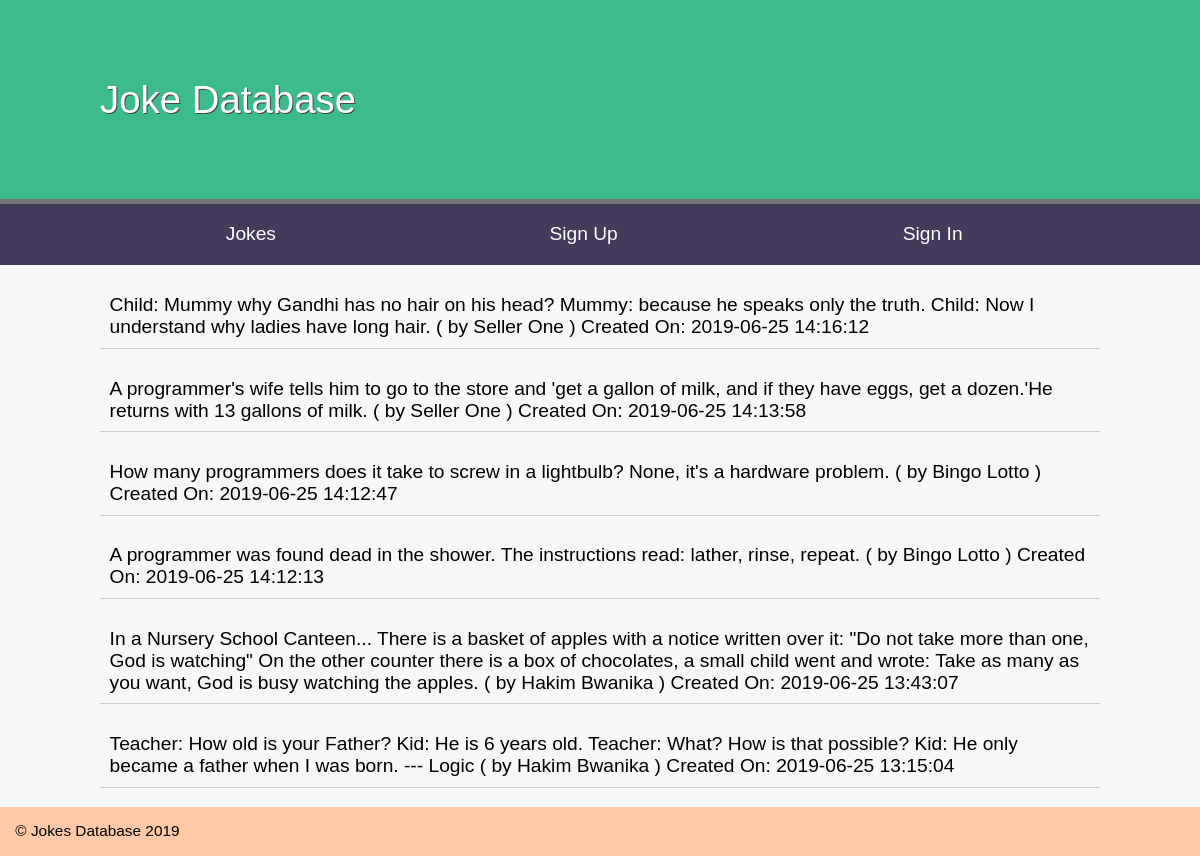
The page / on the database its author committed.
### tables this page shows
CREATE TABLE IF NOT EXISTS `joke` (
  `id` int(11) NOT NULL AUTO_INCREMENT,
  `joketext` text,
  `author_id` int(11) NOT NULL,
  `date_created` timestamp NULL DEFAULT CURRENT_TIMESTAMP,
  PRIMARY KEY (`id`)
);

CREATE TABLE IF NOT EXISTS `author` (
  `id` int(11) NOT NULL AUTO_INCREMENT,
  `email` varchar(255) DEFAULT NULL,
  `name` varchar(255) DEFAULT NULL,
  `password` varchar(255) NOT NULL,
  `date_created` timestamp NULL DEFAULT CURRENT_TIMESTAMP,
  PRIMARY KEY (`id`)
);

### controllers/jokelist.php (called while the page is built)
<?php
include_once "models/Joke_Table.class.php";
$jokeTable = new Joke_Table( $db );
$jokes = $jokeTable->getAllJokes();
$jokelistOutput = include_once "views/joke-list-html.php";
return $jokelistOutput;

### models/Joke_Table.class.php (called while the page is built, shortened)
<?php
include_once "models/Table.class.php";
class Joke_Table extends Table {
    public function getAllJokes () {
        $SQL = "SELECT author.name, joke.id, joketext, author_id, joke.date_created FROM joke INNER JOIN author ON author_id = author.id ORDER BY joke.date_created DESC";
        $statement = $this->makeStatement($SQL);
        return $statement;
    }
}

### models/Table.class.php (called while the page is built)
<?php
class Table {
    protected $db;
    public function __construct ( $db ) {
        $this->db = $db;
    }
    protected function makeStatement ( $SQL, $data = NULL) {
        $statement = $this->db->prepare( $SQL );
        try{
            $statement->execute( $data );
        } catch (Exception $e) {
            $exceptionMessage = "<p>You tried to run this sql: $SQL <p>
            <p>Exception: $e</p>";
            trigger_error($exceptionMessage);
        }
        return $statement;
    }
}

### views/joke-list-html.php (the view, shortened to what this page needs)
<?php
$jokesFound = isset( $jokes );
$jokesHTML = "<main><ul id='joke-entries'>";
while ( $joke = $jokes->fetchObject() ) {
    $jokesHTML .= "<li>
    <blockquote>
    <p>$joke->joketext ( by $joke->name ) Created On: $joke->date_created </p>
    </blockquote>
    </li>";
}
$jokesHTML .= "</ul></main>";
return $jokesHTML;

### models/Page_Data.class.php (shortened to what this page needs)
<?php
class Page_Data {
public $css = "";
public function addCSS( $href ){
$this->css .= "<link href='$href' rel='stylesheet' />";
}
}
?>

### views/navigation.php
<?php
return "
<nav id='navigation'>
<ul>
<li><a href='index.php?page=jokelist'>Jokes</a></li>
<li><a href='index.php?page=signup'>Sign Up</a></li>
<li><a href='index.php?page=signin'>Sign In</a></li>
</ul>
</nav>";

### views/page.php
<?php
return "<!DOCTYPE html>
        <html>
        <head>
          <title>$pageData->title</title>
          <meta http-equiv='Content-Type' content='text/html;charset=utf-8'/>
         $pageData->css
         $pageData->embeddedStyle
         </head>
         <body>
           <header><h1>Joke Database</h1></header>
           $pageData->content
           $pageData->scriptElements
           <footer>&copy; Jokes Database 2019</footer>
         </body>
         </html>";

### index.php (shortened to what this page needs)
<?php
include_once "models/Page_Data.class.php";
$author = new Author_User();
$pageData = new Page_Data();
$pageData->title = "Jokes Database";
$pageData->addCSS("css/jokes.css");
if ( $author->isLoggedIn() === FALSE) {
$pageData->content = include_once "views/navigation.php";
    $navigationIsClicked = isset( $_GET['page'] );
    if ( $navigationIsClicked ) {
        $contrl = $_GET['page'];
    } else {
        $contrl = "jokelist";
    }
$pageData->content .=include_once "controllers/$contrl.php";
}
$page = include_once "views/page.php";
echo $page;

### css/jokes.css (style rules this page uses)
* { margin: 0; padding: 0; }
body { font-family: Arial, Helvetica, Sans-serif; }
header { display: block; background-color: #3cbc8d; padding: 20px; border-bottom: 5px solid #757575; }
h1 { font-weight: normal; padding: 1.5em; color: white; text-shadow: 1px 1px 0px #444; width: 1000px; margin: auto; }
nav { background-color: #443A5C; }
nav a { color: white; text-decoration: none; }
nav ul { display: table; width: 1000px; margin: auto; }
nav li { display: table-cell; text-align: center; padding: 1em; }
main { overflow: auto; min-height: 30vh; background-color: #f7f7f7; width: 1000px; margin: auto; box-shadow: -1000px 0 0 #f7f7f7, 1000px 0 0 #f7f7f7; padding-top: 20px; }
footer { padding: 1em; background-color: #FFC9A7 ; font-size: 0.8em; }
p { margin-bottom: 1em; }
body { font-size: 1.2em; font-family: arial, helvetica, sans-serif }
blockquote { display: table; margin-bottom: 1em; border-bottom: 1px solid #ccc; padding: 0.5em; }
blockquote p { display: table-cell; width: 70%; vertical-align: top; }

### rows shown on the page
joke: joketext "Child: Mummy why Gandhi has no hair on his head? Mummy: because he speaks only the truth. Child: Now I understand why ladies have long hair.", author.name "Seller One", date_created "2019-06-25 14:16:12"
joke: joketext "A programmer's wife tells him to go to the store and 'get a gallon of milk, and if they have eggs, get a dozen.'He returns with 13 gallons of milk.", author.name "Seller One", date_created "2019-06-25 14:13:58"
joke: joketext "How many programmers does it take to screw in a lightbulb? None, it's a hardware problem.", author.name "Bingo Lotto", date_created "2019-06-25 14:12:47"
joke: joketext "A programmer was found dead in the shower. The instructions read: lather, rinse, repeat.", author.name "Bingo Lotto", date_created "2019-06-25 14:12:13"
joke: joketext "In a Nursery School Canteen... There is a basket of apples with a notice written over it: \"Do not take more than one, God is watching\" On the other counter there is a box of chocolates, a small child went and wrote: Take as many as you want, God is busy watching the apples.", author.name "Hakim Bwanika", date_created "2019-06-25 13:43:07"
joke: joketext "Teacher: How old is your Father? Kid: He is 6 years old. Teacher: What? How is that possible? Kid: He only became a father when I was born. --- Logic", author.name "Hakim Bwanika", date_created "2019-06-25 13:15:04"
